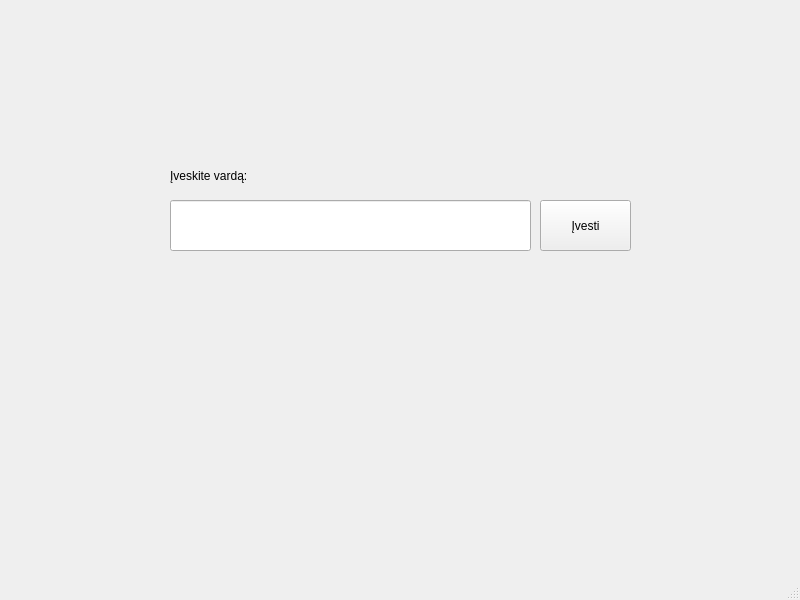
<?xml version="1.0" encoding="UTF-8"?>
<ui version="4.0">
 <class>MainWindow</class>
 <widget class="QMainWindow" name="MainWindow">
  <property name="geometry">
   <rect>
    <x>0</x>
    <y>0</y>
    <width>800</width>
    <height>600</height>
   </rect>
  </property>
  <property name="windowTitle">
   <string>MainWindow</string>
  </property>
  <widget class="QWidget" name="centralwidget">
   <widget class="QLineEdit" name="vardas">
    <property name="geometry">
     <rect>
      <x>170</x>
      <y>200</y>
      <width>361</width>
      <height>51</height>
     </rect>
    </property>
   </widget>
   <widget class="QLabel" name="label">
    <property name="geometry">
     <rect>
      <x>170</x>
      <y>160</y>
      <width>171</width>
      <height>31</height>
     </rect>
    </property>
    <property name="text">
     <string>Įveskite vardą:</string>
    </property>
   </widget>
   <widget class="QPushButton" name="mygtukas">
    <property name="geometry">
     <rect>
      <x>540</x>
      <y>200</y>
      <width>91</width>
      <height>51</height>
     </rect>
    </property>
    <property name="text">
     <string>Įvesti</string>
    </property>
   </widget>
  </widget>
  <widget class="QMenuBar" name="menubar">
   <property name="geometry">
    <rect>
     <x>0</x>
     <y>0</y>
     <width>800</width>
     <height>22</height>
    </rect>
   </property>
  </widget>
  <widget class="QStatusBar" name="statusbar"/>
 </widget>
 <resources/>
 <connections/>
</ui>
